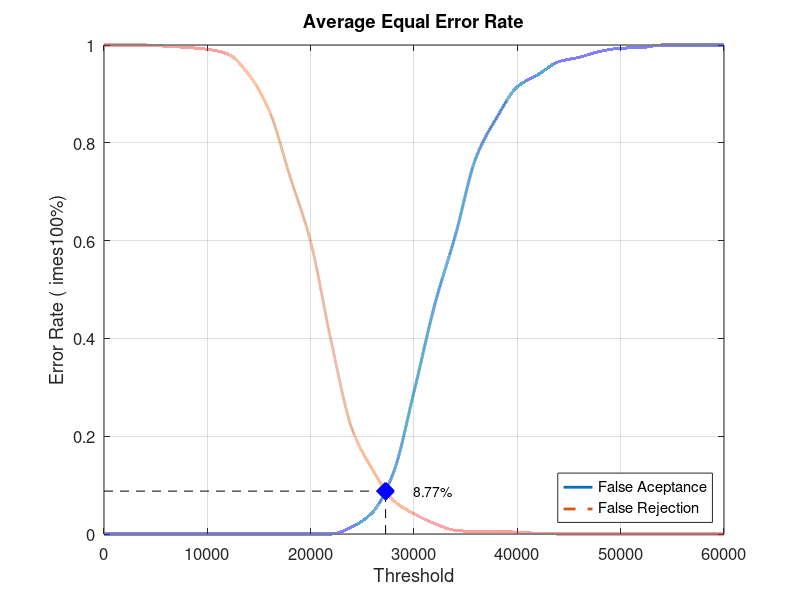
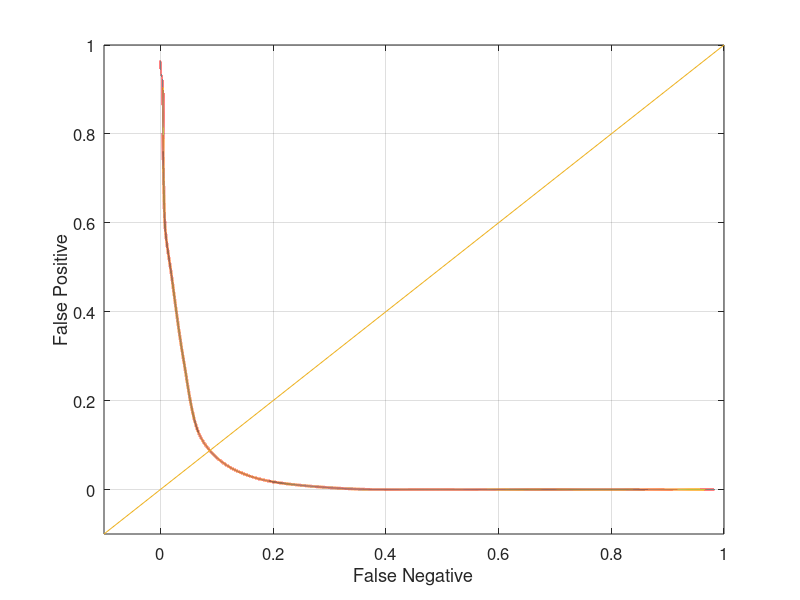

MATLAB code to generate these figures, in order:
close all;
clear;
clc;
x = 0:2000:60000;
xq = 0:0.5:60000;

y0 = [0 0 0 0 0 0 0 0 0 0 0 0 0.0144737 0.0447368 0.125 0.290789 0.468421 0.610526 0.769737 0.851316 0.914474 0.939474 0.965789 0.975 0.986842 0.993421 0.994737 1 1 1 1]
yy0 = interp1(x, y0, xq, 'pchip');
y1 = [1 1 1 0.9975 0.995 0.99125 0.98125 0.94 0.865 0.73125 0.5975 0.3925 0.215 0.13125 0.06875 0.04125 0.02125 0.0075 0.005 0.005 0.00375 0.00125 0 0 0 0 0 0 0 0 0]
yy1 = interp1(x, y1, xq, 'pchip');

% Calculating EER: 
y2 = abs(y0 - y1);
find(y2 == min(y2))
yy2 = abs(yy0 - yy1);
xEER = find(yy2 == min(yy2));
xEERIndex = xq(xEER) % X-axis EER
yEER = yy0(xEER) % Y-axis EER

main = figure
plot(xq, yy0,'-','LineWidth', 2);	hold on
plot(xq, yy1,'--','LineWidth', 2);	hold on
plot([xEERIndex xEERIndex], [0 yEER], 'k--');	hold on
plot([0 xEERIndex], [yEER yEER], 'k--');	hold on
plot(xEERIndex, yEER, 'bx', 'LineWidth', 10);	hold on
text(xEERIndex + 10 * xEERIndex / 100, yEER, [num2str(round((10000 * yEER)) / 100) '%'])
legend('False Aceptance', 'False Rejection', 'Location', 'SouthEast')
xlabel('Threshold')
ylabel('Error Rate (	imes100%)')
title('Average Equal Error Rate')
set(gca, 'FontSize', 12)
axis([0 60000 0 1])
grid on

print(main, 'Experiment3AverageMain', '-dpng');
FNRxFPR = figure('Color', [1 1 1]);
plot(yy1, yy0, '-', yy1, yy0, 'LineWidth', 2);
hold on
y = -0.1:0.1:1
plot(y, y); 
set(gca, 'FontSize', 12)
xlabel('False Negative')
ylabel('False Positive')
axis([-0.1 1 -0.1 1])
set(gca, 'FontSize', 12)
grid on

print(FNRxFPR, 'Experiment3AverageFNRxFPR','-dpng');
